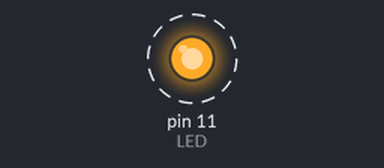
A sketch run on a simulated Arduino Uno, built with avr-gcc and run on an emulated ATmega328P. On the bench: output pins drawn as LEDs (lit = HIGH). Dashed ring = blinking.

Above: at 0.2 s.
Timing chart, 0 to 3.0 s (numbered marks = the images above):
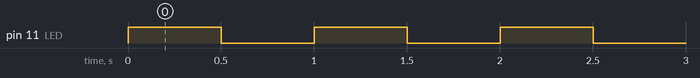

Measured:
- by itself, pin 11 (LED): alternates HIGH for 0.50 s and LOW for 0.50 s

The sketch:

Hardware_Int_Zero.ino
```cpp
//Example - Exernal interrupt

#define LED 11
#define BUTTON_PIN 2
void setup() {
  // put your setup code here, to run once:

  Serial.begin(9600); // setup serial
  pinMode(LED, OUTPUT); // setup output
  pinMode(BUTTON_PIN, INPUT_PULLUP);
  attachInterrupt(BUTTON_PIN,displaymic,LOW); //start the int.0   // opton 1 to configure hardware/external interupt
 // attachInterrupt(digitalPinToInterrupt(21), displaymic,RISING); // option 2

}

//ISR - external interupt
void displaymic(){
  Serial.write("micros = ");
  Serial.println(micros());
}

void loop() {
  // put your main code here, to run repeatedly:
  // turn on/off LED
  digitalWrite(LED, HIGH);
  delay(500);
  digitalWrite(LED, LOW);
  delay(500);

}
```
